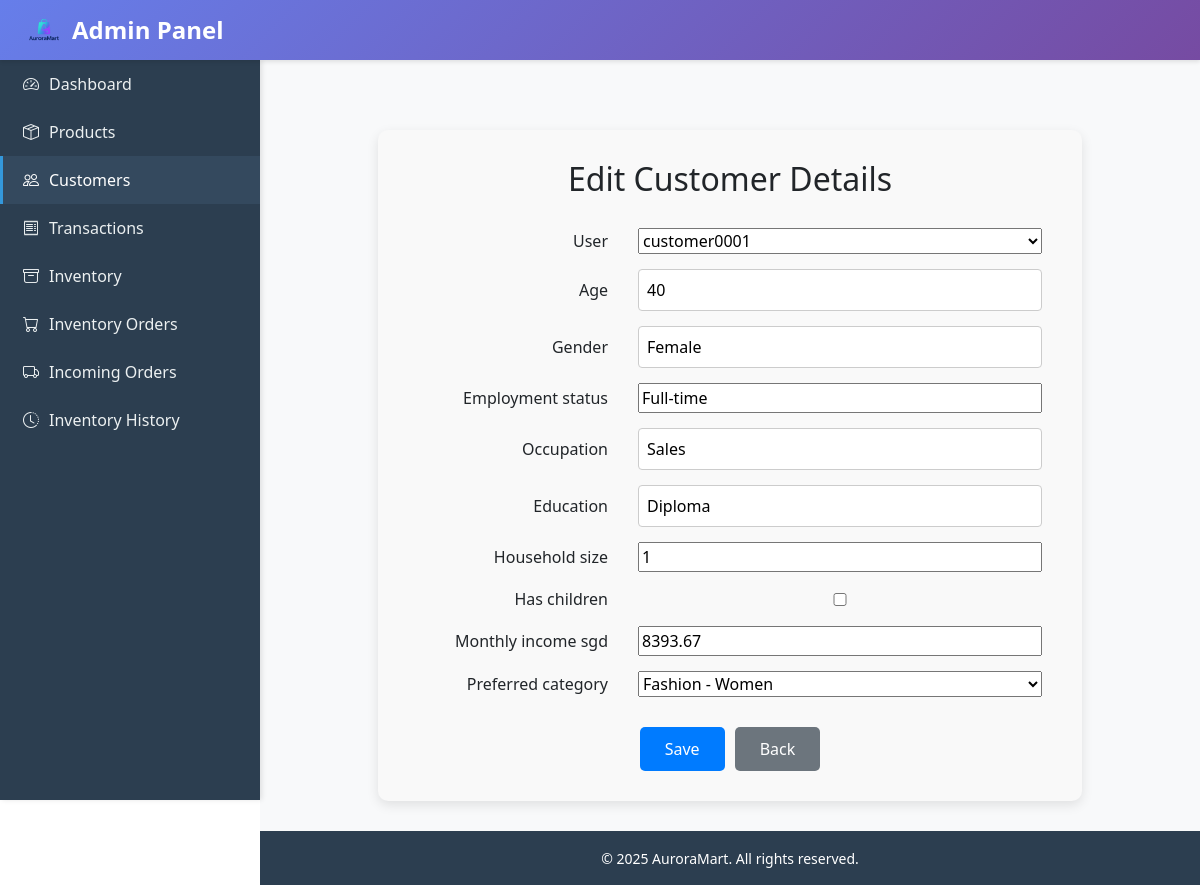
The app's page /admin_panel/customers/1/edit/ with its own data.
### auroramart/models.py (models this page shows, shortened)
class Customer(models.Model):
    user = models.OneToOneField(
        User, related_name="customer_profile", on_delete=models.CASCADE, null=True, blank=True
    )
    age = models.PositiveIntegerField(null=True, blank=True)
    gender = models.CharField(max_length=100, blank=True)
    employment_status = models.CharField(max_length=255, blank=True)
    occupation = models.CharField(max_length=255, blank=True)
    education = models.CharField(max_length=255, blank=True)
    household_size = models.PositiveIntegerField(null=True, blank=True)
    has_children = models.BooleanField(default=False)
    monthly_income_sgd = models.DecimalField(
        max_digits=12, decimal_places=2, null=True, blank=True
    )
    preferred_category = models.ForeignKey(
        Category, null=True, blank=True, on_delete=models.SET_NULL
    )
    class Meta:
        ordering = ["id"]

### admin_panel/views.py (the view)
# urls.py: path('customers/<str:pk>/edit/', views.customer_edit, name='customer_edit'),
def customer_edit(request, pk):
    customer = get_object_or_404(Customer, pk=pk)
    return_url = request.GET.get('return_url', reverse('admin_panel:customer_list'))
    if request.method == "POST":
        form = CustomerForm(request.POST, instance=customer)
        if form.is_valid():
            customer = form.save()
            messages.success(request, f'Customer "{customer.id}" has been updated successfully!')
            return redirect(return_url)
        else:
            messages.error(request, 'There was an error updating the customer. Please check the form.')
    else:
        form = CustomerForm(instance=customer)
    genders = Customer.objects.values_list('gender', flat=True).distinct().order_by('gender')
    occupations = Customer.objects.values_list('occupation', flat=True).distinct().order_by('occupation')
    educations = ["Secondary", "Diploma", "Bach Degree", "Masters"]
    return render(request, "admin_panel/customer_form.html", {
        "form": form,
        "customer": customer,
        "genders": genders,
        "occupations": occupations,
        "educations": educations,
        "return_url": return_url,
    })

### admin_panel/forms.py
class CustomerForm(forms.ModelForm):
    class Meta:
        model = Customer
        fields = '__all__'  # or specify the fields you want: ['age', 'gender', 'occupation', 'education']
        widgets = {
            'age': forms.NumberInput(attrs={'style': 'padding: 8px; border: 1px solid #ccc; border-radius: 4px;'}),
            'gender': forms.TextInput(attrs={'style': 'padding: 8px; border: 1px solid #ccc; border-radius: 4px;'}),
            'occupation': forms.TextInput(attrs={'style': 'padding: 8px; border: 1px solid #ccc; border-radius: 4px;'}),
            'education': forms.TextInput(attrs={'style': 'padding: 8px; border: 1px solid #ccc; border-radius: 4px;'}),
        }

### auroramart/models.py (called while the page is built)
    def __str__(self) -> str:
        return self.name

### ecommercemodule/context_processors.py (called while the page is built)
def cart_item_count(request):
    cart = None
    if not hasattr(request, "session"):
        return {"cart_item_count": 0}
    if request.user.is_authenticated:
        profile, _ = Customer.objects.get_or_create(user=request.user)
        cart = Cart.objects.filter(customer=profile).first()
    else:
        session_key = request.session.session_key
        if not session_key:
            request.session.create()
            session_key = request.session.session_key
        cart = Cart.objects.filter(session_key=session_key).first()
    if not cart:
        return {"cart_item_count": 0}
    total = cart.items.aggregate(total=Sum("quantity"))["total"] or 0
    return {"cart_item_count": total}

### admin_panel/templates/admin_panel/customer_form.html (shortened to what this page needs)
{% extends "base_form.html" %}
{% block content %}
<div style="display:flex; justify-content:center; margin-top:40px;">
    <div style="width:80%; background-color:#f9f9f9; padding:30px 40px; border-radius:10px; box-shadow:0 4px 12px rgba(0,0,0,0.1);">
        <h2 style="text-align:center; margin-bottom:30px;">
            Edit Customer Details
        </h2>
        <form method="post">
            <div style="display:grid; grid-template-columns: 200px 1fr; gap:15px 20px; align-items:center;">
                {% for field in form %}
                    {% if field.is_hidden %}
                        {{ field }}
                    {% elif field.name == 'gender' %}
                        <label for="{{ field.id_for_label }}" style="font-weight:500; text-align:right; padding-right:10px;">
                            {{ field.label }}{% if field.field.required %} *{% endif %}
                        </label>
                        <div style="display:flex; flex-direction:column;">
                            <input type="text"
                                   name="{{ field.name }}"
                                   id="{{ field.id_for_label }}"
                                   value="{{ field.value|default:'' }}"
                                   list="gender-list"
                                   style="padding: 8px; border: 1px solid #ccc; border-radius: 4px;">
                        </div>
                    {% elif field.name == 'occupation' %}
                        <label for="{{ field.id_for_label }}" style="font-weight:500; text-align:right; padding-right:10px;">
                            {{ field.label }}{% if field.field.required %} *{% endif %}
                        </label>
                        <div style="display:flex; flex-direction:column;">
                            <input type="text"
                                   name="{{ field.name }}"
                                   id="{{ field.id_for_label }}"
                                   value="{{ field.value|default:'' }}"
                                   list="occupation-list"
                                   style="padding: 8px; border: 1px solid #ccc; border-radius: 4px;">
                        </div>
                    {% elif field.name == 'education' %}
                        <label for="{{ field.id_for_label }}" style="font-weight:500; text-align:right; padding-right:10px;">
                            {{ field.label }}{% if field.field.required %} *{% endif %}
                        </label>
                        <div style="display:flex; flex-direction:column;">
                            <input type="text"
                                   name="{{ field.name }}"
                                   id="{{ field.id_for_label }}"
                                   value="{{ field.value|default:'' }}"
                                   list="education-list"
                                   style="padding: 8px; border: 1px solid #ccc; border-radius: 4px;">
                        </div>
                    {% else %}
                        <label for="{{ field.id_for_label }}" style="font-weight:500; text-align:right; padding-right:10px;">
                            {{ field.label }}{% if field.field.required %} *{% endif %}
                        </label>
                        <div style="display:flex; flex-direction:column;">
                            {{ field }}
                        </div>
                    {% endif %}
                {% endfor %}
            </div>
            <div style="margin-top:30px; text-align:center; display:flex; gap:10px; justify-content:center;">
                <button type="submit" style="padding:10px 25px; background-color:#007BFF; color:white; border:none; border-radius:5px; font-size:1em; cursor:pointer;">
                    Save
                </button>
                <a href="{{ return_url }}" style="padding:10px 25px; background-color:#6c757d; color:white; text-decoration:none; border-radius:5px; font-size:1em; display:inline-block;">
                    Back
                </a>
            </div>
        </form>
    </div>
</div>
{% endblock %}

### admin_panel/templates/base.html (style rules this page uses)
:root { --sidebar-width: 260px; --header-height: 60px; }
body { font-family: 'Segoe UI', Tahoma, Geneva, Verdana, sans-serif; min-height: 100vh; display: flex; flex-direction: column; }

### records on screen
Customer: form "customer0001" "40" "Full-time" "1" "8393.67" "Fashion - Women", gender "Female", occupation "Sales", education "Diploma"

### other values on screen
{{ field.label }} "User" "Age" "Employment status" "Household size" "Has children" "Monthly income sgd" "Preferred category"
{{ field.label }} "Gender"
{{ field.label }} "Occupation"
{{ field.label }} "Education"
